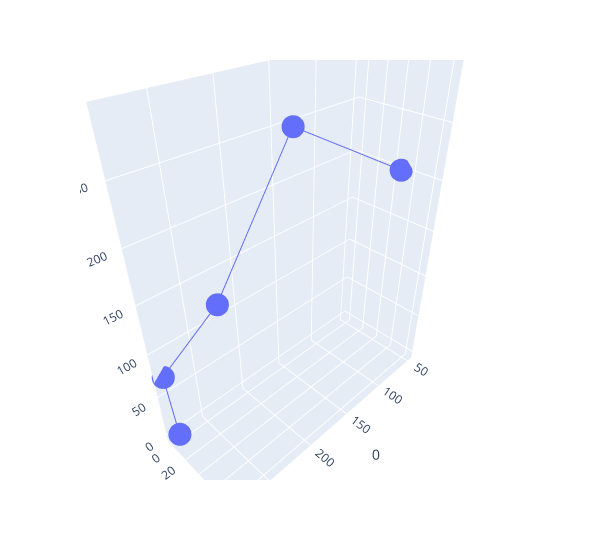

Notebook code cell kept with this figure:
### Code cell
points_one = {'base': [280.,   0.,   0.], 'shoulder': [281.38081185,  -4.99648583,  71.31183975], 'elbow': [263.27628732,  60.62166268, 176.15212197], 'wrist_tilt': [216.29898166,  84.83368255, 289.43014653], 'grip': [ 50.00561124,  50.00117535, 200.00301754]}
df_one = pd.DataFrame(points_one).T
px.line_3d(df_one, x=0, y=1, z=2, hover_name=df_one.index, markers=True, width=600)

### Figure 1 — Plotly figure (JSON) as saved in the notebook; plotly's stock layout.template omitted (floating-point values rounded to 4 significant figures)
{"data": [{"hovertemplate": "<b>%{hovertext}</b><br><br>0=%{x}<br>1=%{y}<br>2=%{z}<extra></extra>", "hovertext": ["base", "shoulder", "elbow", "wrist_tilt", "grip"], "legendgroup": "", "line": {"color": "#636efa", "dash": "solid"}, "marker": {"symbol": "circle"}, "mode": "markers+lines", "name": "", "scene": "scene", "showlegend": false, "type": "scatter3d", "x": [280, 281.4, 263.3, 216.3, 50.01], "y": [0, -4.996, 60.62, 84.83, 50.0], "z": [0, 71.31, 176.2, 289.4, 200.0]}], "layout": {"legend": {"tracegroupgap": 0}, "margin": {"t": 60}, "scene": {"domain": {"x": [0, 1], "y": [0, 1]}, "xaxis": {"title": {"text": "0"}}, "yaxis": {"title": {"text": "1"}}, "zaxis": {"title": {"text": "2"}}}, "width": 600}}
